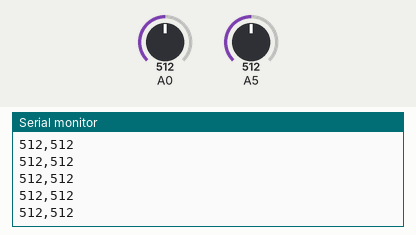
This sketch was run on a simulated Arduino Uno, built with avr-gcc and run on an emulated ATmega328P. Shown: the last lines printed to the serial monitor. The inputs (shaded band) are chosen by the test bench; at power-on: A0 = 512, A5 = 512.

Above: at 1.2 s.
1.3 s: A0 set to 716
At 1.33 s:
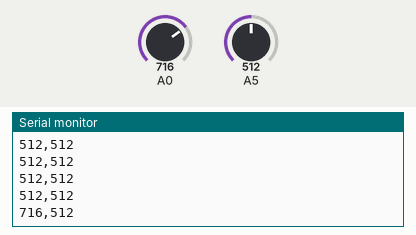
2.8 s: A5 set to 716
At 2.8 s:
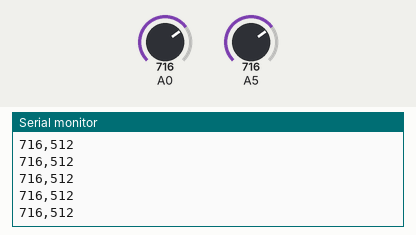
4.3 s: A0 set to 900
At 4.31 s:
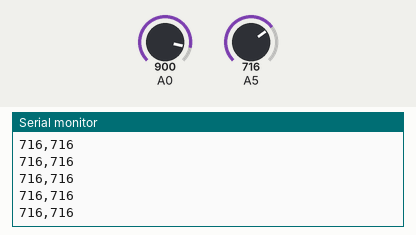
5.8 s: A5 set to 900
At 5.83 s:
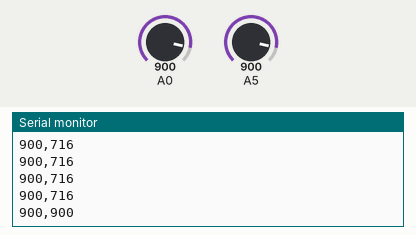
Timing chart, 0 to 8.3 s (numbered marks = the images above; inputs shaded):
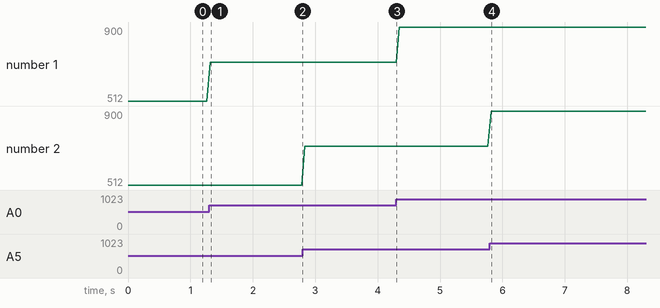

Measured:
- after the input at 1.3 s, the serial monitor: prints a new line at once (image 1)
- after the input at 5.8 s, the serial monitor: prints a new line at once (image 4)
- plotted number 1: 512 → 716 after the input at 1.3 s, 716 → 900 after the input at 4.3 s

The sketch:

telemetry.ino
```cpp
void setup() {
  // Initialize serial communication at 115200 baud for high-speed telemetry
  Serial.begin(115200);
}

void loop() {
  // Read the raw 10-bit ADC values (0-1023)
  int potValue = analogRead(A0);
  int lightValue = analogRead(A5);

  // Print as a clean, comma-separated string for easy Python parsing
  Serial.print(potValue);
  Serial.print(",");
  Serial.println(lightValue);

  // 50ms delay yields a stable 20Hz data stream
  delay(50);
}
```
